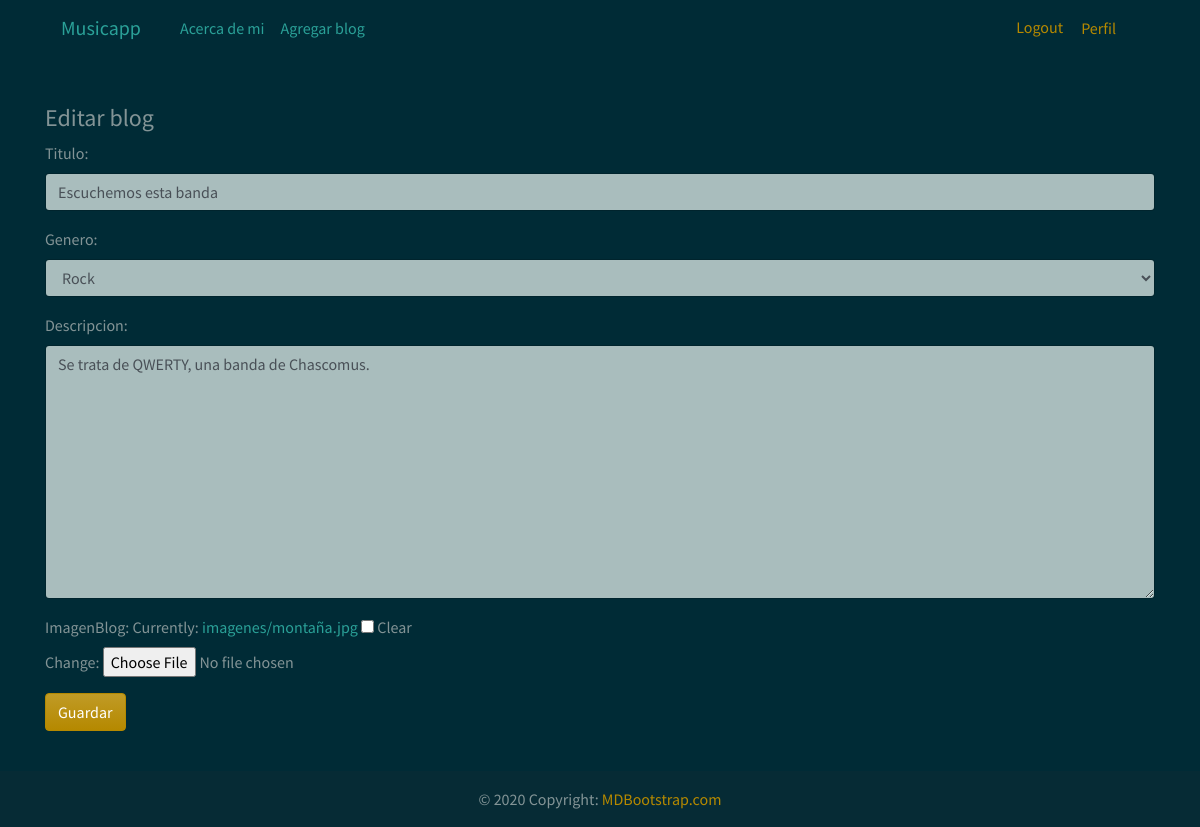
The page /editar-blog/1/ (signed in) on the database its author committed.
### Musicapp/models.py (models this page shows, shortened)
class Blog(models.Model):
    generoSeleccion = (
    ('rock','Rock'),
    ('pop', 'Pop'),
    ('clasica','Clasica'),
    ('punk','Punk'),
    ('trap','Trap'),
    ('reggaeton','Reggaeton'),
    ('cumbia','Cumbia'),
    ('otro', 'Otro'),
    )
    usuario = models.ForeignKey(User, on_delete=models.CASCADE, null=True, blank=True)
    titulo = models.CharField(max_length=200)
    genero = models.CharField(max_length=15, choices=generoSeleccion, default='Rock')
    descripcion = models.TextField(null=True, blank=True)
    fechaPublicacion = models.DateTimeField(auto_now_add=True)
    imagenBlog = models.ImageField(null=True, blank=True, upload_to="imagenes/")
    class Meta:
        ordering = ['usuario', '-fechaPublicacion']

### Musicapp/views.py (the view)
# urls.py: path('editar-blog/<int:pk>/', BlogUpdate.as_view(), name='editar-blog'),
class BlogUpdate(LoginRequiredMixin, UpdateView):
    model = Blog
    form_class = FormularioActualizacionBlog
    success_url = reverse_lazy('lista-blogs')
    template_name = 'Musicapp/Blogs/editar-blog.html'

### Musicapp/forms.py
class FormularioActualizacionBlog(forms.ModelForm):
    class Meta:
        model = Blog
        fields = ('titulo', 'genero', 'descripcion', 'imagenBlog')
        widgets = {
            'titulo' : forms.TextInput(attrs={'class': 'form-control'}),
            'genero' : forms.Select(attrs={'class': 'form-control'}),
            'descripcion' : forms.Textarea(attrs={'class': 'form-control'}),
        }

### Musicapp/templates/Musicapp/Blogs/editar-blog.html (shortened to what this page needs)
{% extends 'Musicapp/main.html' %}
{% block contenido %}
<br>
<br>
{% if user.id == blog.usuario.id %}
<div class="container">
    <h4>Editar blog</h4>
</div>
<div class="container">
    <div class="form-group">
        <form method="post" enctype="multipart/form-data">{% csrf_token %}
            {{ form.as_p }}
            <button type="submit" class="btn btn-primary">Guardar</button>
        </form>
    </div>
</div>
<br>
{% else %}
<div class="container">
<h4>No tienes acceso a esta pagina!</h4>
</div>
{% endif %}
{% endblock %}

### rows shown on the page
Blog: titulo "Escuchemos esta banda", genero "Rock", descripcion "Se trata de QWERTY, una banda de Chascomus."
